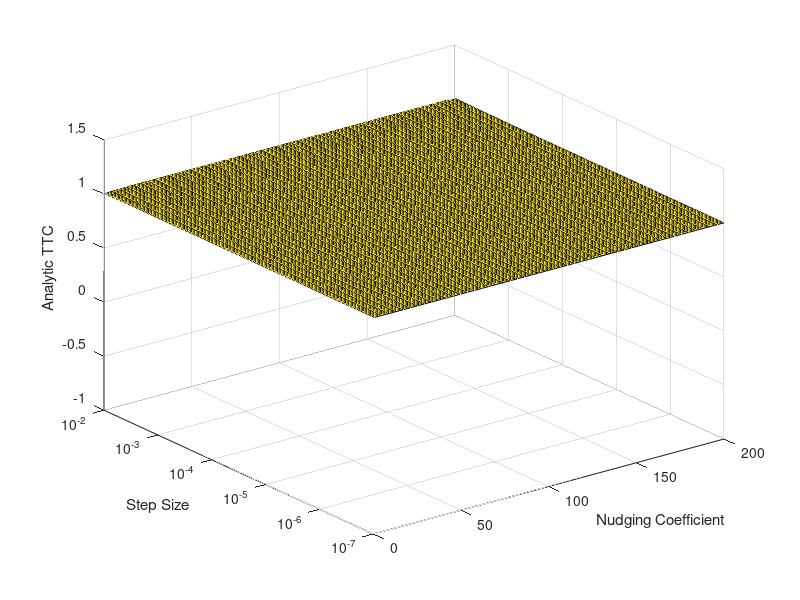

MATLAB code for this plot:
% This script is meant to compare the different approximations for the time
% to convergence of a linear system over various nudging coefficients,
% timesteps, and initial conditions.
clear;clc;

x0t = rand(4,1)*10;%[.1;.1;-.1;.1];
x0 = zeros(4,1); %[-.2;-.2;-.2;.1]; Previously used.


sx0 = x0-x0t;
dt = 1e-5;
epsln = 1e-16;

Oper = [-1 2 0.5 0.2;
             1 -2 1 1;
             0.5 0.5 -3 -1;
             0.5 0.5 1 -4];
x1t = x0t+Oper*x0t;
sz1 = [x1t;x0t];
Opsize = size(Oper,1);

%% Begin long for loop

NumTS = 200;
stepend = 1e-2;
stepstart = 1e-7;
rcoff = (stepend/stepstart)^(1/(NumTS-1));
Timestep = transpose((stepstart)*rcoff.^(0:NumTS-1)); % This defines the spread of the timesteps -- Geometrically from 1e-5 to 1e-1.

EE = size(Timestep,1);
HH = 50;
mumin = 0.64;
mumax = 200; % Otherwise run this for the larger, less-interesting plot.
MUstep = (mumin:(mumax-mumin)/(HH-1):mumax);

[FE_Atime FE_Dtime AB_Dtime] = deal(zeros(EE,HH));


for II = 1:EE
    for JJ = 1:HH % Start at zero so that we see no convergence occurs if mu is zero
            
            dt = Timestep(II);
            MU = diag([MUstep(1,JJ),0,0,0]);
            
            
            %% Computing the Analytic Time to Convergence
            
            [P_FE,D_FE] = eig(Oper-MU); % Calculate the eigenvalues
            FE_Atime(II,JJ) = log(epsln/(norm(P_FE)*norm((P_FE^-1)*sx0)))/log(norm(expm(D_FE))); % Calculate upper bound for analytic time to convergence
   
            %% (Forward Euler) Computing the Discrete Time to Convergence
            FE_Dtime(II,JJ) = dt/log(norm(eye(Opsize)+D_FE*dt))*log(epsln/((norm(P_FE)*norm((P_FE^-1)*sx0))));

            %% (Adams-Bashforth) Computing the Discrete Time to Convergence
            G = (eye(Opsize)+(1.5*Oper-MU)*dt);
            H = -0.5*Oper*dt;
            B = [G H;eye(Opsize) zeros(Opsize)];
            [P_AB D_AB] = eig(B);
            AB_Dtime(II,JJ) = dt/log(norm(D_AB))*log(epsln/(norm([eye(Opsize) zeros(Opsize)]*P_AB)*norm(P_AB^-1*sz1)));
    end
end

%%
clf; reset(gca);
surf(MUstep,Timestep,FE_Atime./FE_Dtime)
ylabel('Step Size')
xlabel('Nudging Coefficient')
zlabel('Analytic TTC')
set(gca,'YScale','log')
